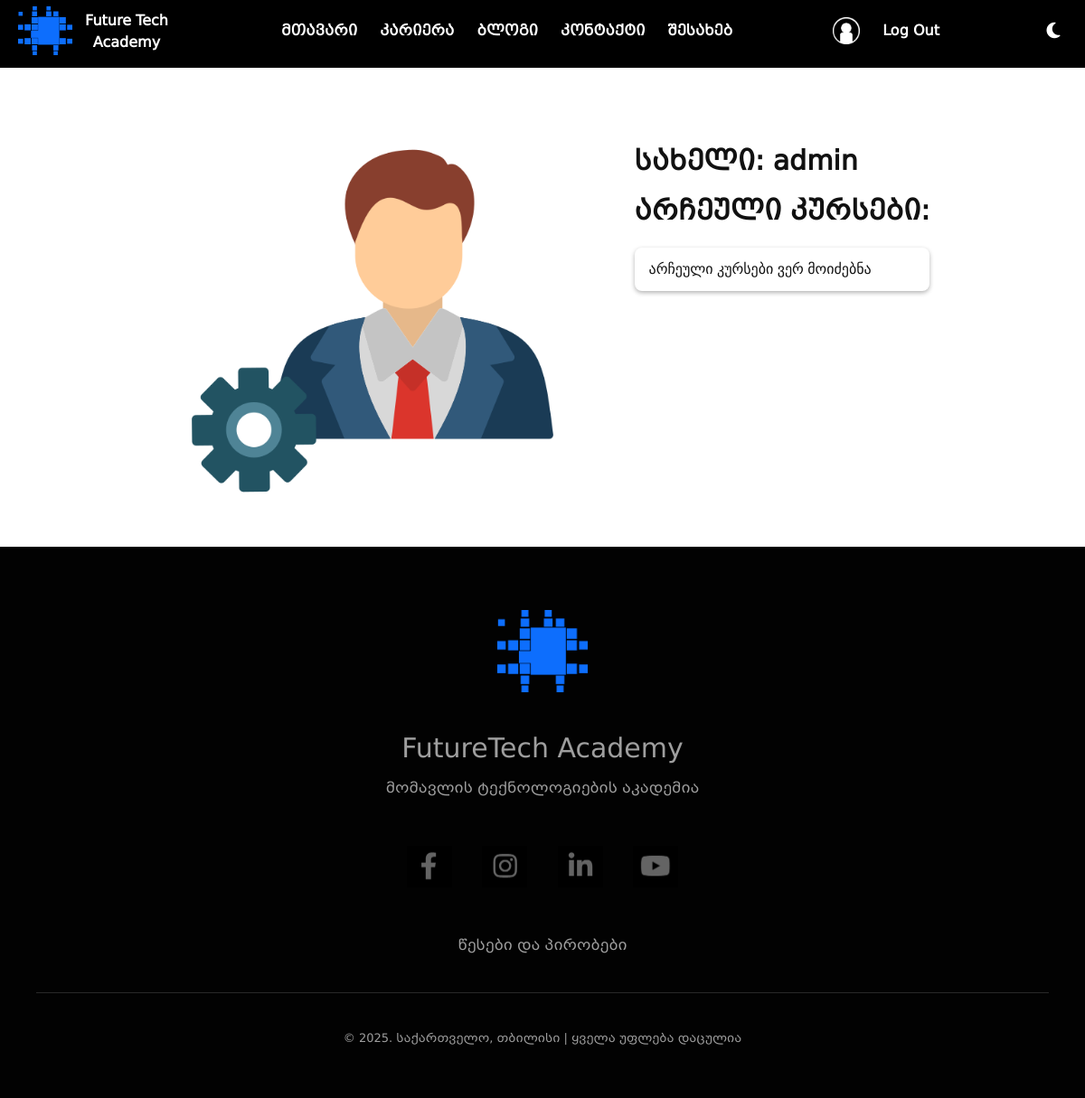
Screenshot of /profile (signed in) with the database file from the repository.
### src/models/user.py (models this page shows, shortened)
class User (BaseModel, UserMixin):
    __tablename__ = 'users'
    id = db.Column(db.Integer, primary_key=True)
    username = db.Column(db.String, unique=True)
    email = db.Column(db.String)
    _password = db.Column(db.String)
    profile_img = db.Column(db.String)
    role = db.Column(db.String)
    user_courses = db.relationship("UserCourse", back_populates="user")
    @property
    def password(self):
        return self._password

### src/views/auth/routes.py (the view)
@auth_blueprint.route("/profile")
@login_required
def view_profile():
    return render_template("auth/view_profile.html")

### src/__init__.py (called while the page is built)
def register_extensions(app):
    db.init_app(app)
    migrate.init_app(app, db)
    login_manager.init_app(app)
    login_manager.login_view = 'auth.login'
    @login_manager.user_loader
    def load_user(_id):
        return User.query.get(_id)
    admin.init_app(app)
    admin.add_view(UserView(User, db.session))
    admin.add_view(CourseView(Course, db.session))
    admin.add_view(UserCourseView(UserCourse, db.session))
    admin.add_link(MenuLink("To Site", url="/", icon_type="fa", icon_value="fa-sign-out"))

### src/templates/auth/view_profile.html (shortened to what this page needs)
{% extends "partials/base.html" %}
{% block content %}
<div class="header-div" style="display: block; background-color: black;"></div>
<div class="course-info">
    <div class="prof"><img src="/static/upload/{{ current_user.profile_img }}" alt="User Photo"></div>
    <div class="course-description">
        <div class="title">სახელი: {{ current_user.username }}</div>
        <h3 class="title">არჩეული კურსები:</h3>
        <ul class="selected-courses">
            {% for uc in current_user.user_courses %}
            <li>
                <span>{{ uc.course.name }} – {{ uc.course.prof }}</span>
                <span class="price">{{ uc.course.price }} ₾</span>
            </li>
            {% else %}
            <li>არჩეული კურსები ვერ მოიძებნა</li>
            {% endfor %}
        </ul>
    </div>
</div>
{% endblock %}

### src/static/styles/css/style.css (style rules this page uses)
body { background-color: #fff; color: #111; }
* { margin: 0; padding: 0; box-sizing: border-box; }
body { font-family: "BPG Mrgvlovani Caps"; text-align: center; }
.header-div { display: none; height: 75px; background-color: transparent; }
.course-info { display: flex; justify-content: center; display: flex; padding: 80px 160px 50px 200px; width: 100%; gap: 90px; }
.course-info .prof { width: 400px; height: 400px; overflow: hidden; }
.course-info .prof img { width: 400px; height: 400px; -o-object-fit: cover; object-fit: cover; }
.course-info .course-description { max-width: 630px; text-align: left; display: flex; flex-direction: column; gap: 15px; }
.course-info .course-description .selected-courses { list-style: none; padding: 0; }
.course-info .course-description .selected-courses li { padding: 12px 16px; margin-bottom: 8px; border-radius: 8px; display: flex; justify-content: space-between; align-items: center; font-family: Arial, sans-serif; box-shadow: 0 2px 5px rgba(0, 0, 0, 0.3); transition: transform 0.2s, box-shadow 0.2s; }
.course-info .course-description .title { font-size: 30px; font-weight: bold; }

### rows the page displays
User: profile_img (picture), username "admin"
